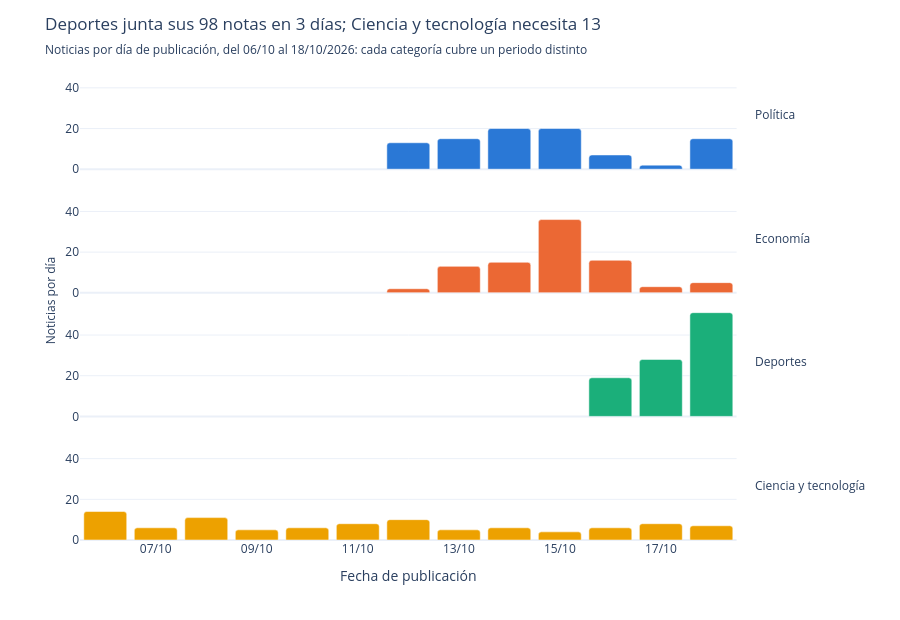

This figure's notebook cell:
### Code cell
por_dia = (df.groupby([df["fecha_dt"].dt.date.rename("fecha"), "etiqueta"])
             .size().reset_index(name="noticias"))
rango = df.groupby("etiqueta")["fecha_dt"].agg(desde="min", hasta="max", noticias="size")
rango["dias"] = (rango["hasta"].dt.normalize() - rango["desde"].dt.normalize()).dt.days + 1
rapida, lenta = rango["dias"].idxmin(), rango["dias"].idxmax()

# Un panel por categoría con el mismo eje de fechas, para comparar el periodo que cubre cada una
fig2 = px.bar(por_dia, x="fecha", y="noticias", color="etiqueta", facet_row="etiqueta",
              color_discrete_map=COLORES, category_orders={"etiqueta": ETIQUETAS},
              labels={"fecha": "Fecha de publicación", "noticias": "Noticias", "etiqueta": "Categoría"})
fig2.for_each_annotation(lambda a: a.update(text=ETIQ_LEGIBLE[a.text.split("=")[-1]], textangle=0,
                                            xanchor="left", x=1.005))
fig2.update_layout(height=620, showlegend=False, bargap=0.15, barcornerradius=3,
                   margin=dict(r=150), title=dict(
    text=(f"{ETIQ_LEGIBLE[rapida]} junta sus {rango.loc[rapida, 'noticias']} notas en "
          f"{rango.loc[rapida, 'dias']} días; {ETIQ_LEGIBLE[lenta]} necesita {rango.loc[lenta, 'dias']}"),
    subtitle=dict(text=(f"Noticias por día de publicación, del {df['fecha_dt'].min():%d/%m} al "
                        f"{df['fecha_dt'].max():%d/%m/%Y}: cada categoría cubre un periodo distinto"))))
fig2.for_each_yaxis(lambda ax: ax.update(title_text=""))
fig2.update_xaxes(tickformat="%d/%m", dtick=2 * 86_400_000)
fig2.add_annotation(text="Noticias por día", xref="paper", yref="paper", x=-0.06, y=0.5,
                    textangle=-90, showarrow=False)
fig2.show()
rango.assign(desde=rango["desde"].dt.strftime("%Y-%m-%d %H:%M"),
             hasta=rango["hasta"].dt.strftime("%Y-%m-%d %H:%M")).reindex(ETIQUETAS)

### Figure 1 — Plotly figure (JSON) as saved in the notebook; plotly's stock layout.template omitted (floating-point values rounded to 4 significant figures)
{"data": [{"hovertemplate": "Categoría=politica<br>Fecha de publicación=%{x}<br>Noticias=%{y}<extra></extra>", "legendgroup": "politica", "marker": {"color": "#2a78d6", "pattern": {"shape": ""}}, "name": "politica", "orientation": "v", "showlegend": true, "textposition": "auto", "type": "bar", "x": ["2026-10-12", "2026-10-13", "2026-10-14", "2026-10-15", "2026-10-16", "2026-10-17", "2026-10-18"], "xaxis": "x4", "y": [13, 15, 20, 20, 7, 2, 15], "yaxis": "y4"}, {"hovertemplate": "Categoría=economia<br>Fecha de publicación=%{x}<br>Noticias=%{y}<extra></extra>", "legendgroup": "economia", "marker": {"color": "#eb6834", "pattern": {"shape": ""}}, "name": "economia", "orientation": "v", "showlegend": true, "textposition": "auto", "type": "bar", "x": ["2026-10-12", "2026-10-13", "2026-10-14", "2026-10-15", "2026-10-16", "2026-10-17", "2026-10-18"], "xaxis": "x3", "y": [2, 13, 15, 36, 16, 3, 5], "yaxis": "y3"}, {"hovertemplate": "Categoría=deportes<br>Fecha de publicación=%{x}<br>Noticias=%{y}<extra></extra>", "legendgroup": "deportes", "marker": {"color": "#1baf7a", "pattern": {"shape": ""}}, "name": "deportes", "orientation": "v", "showlegend": true, "textposition": "auto", "type": "bar", "x": ["2026-10-16", "2026-10-17", "2026-10-18"], "xaxis": "x2", "y": [19, 28, 51], "yaxis": "y2"}, {"hovertemplate": "Categoría=ciencia_tecnologia<br>Fecha de publicación=%{x}<br>Noticias=%{y}<extra></extra>", "legendgroup": "ciencia_tecnologia", "marker": {"color": "#eda100", "pattern": {"shape": ""}}, "name": "ciencia_tecnologia", "orientation": "v", "showlegend": true, "textposition": "auto", "type": "bar", "x": ["2026-10-06", "2026-10-07", "2026-10-08", "2026-10-09", "2026-10-10", "2026-10-11", "2026-10-12", "2026-10-13", "2026-10-14", "2026-10-15", "2026-10-16", "2026-10-17", "2026-10-18"], "xaxis": "x", "y": [14, 6, 11, 5, 6, 8, 10, 5, 6, 4, 6, 8, 7], "yaxis": "y"}], "layout": {"annotations": [{"showarrow": false, "text": "Ciencia y tecnología", "textangle": 0, "x": 1.005, "xanchor": "left", "xref": "paper", "y": 0.1138, "yanchor": "middle", "yref": "paper"}, {"showarrow": false, "text": "Deportes", "textangle": 0, "x": 1.005, "xanchor": "left", "xref": "paper", "y": 0.3712, "yanchor": "middle", "yref": "paper"}, {"showarrow": false, "text": "Economía", "textangle": 0, "x": 1.005, "xanchor": "left", "xref": "paper", "y": 0.6288, "yanchor": "middle", "yref": "paper"}, {"showarrow": false, "text": "Política", "textangle": 0, "x": 1.005, "xanchor": "left", "xref": "paper", "y": 0.8862, "yanchor": "middle", "yref": "paper"}, {"showarrow": false, "text": "Noticias por día", "textangle": -90, "x": -0.06, "xref": "paper", "y": 0.5, "yref": "paper"}], "barcornerradius": 3, "bargap": 0.15, "barmode": "relative", "height": 620, "legend": {"title": {"text": "Categoría"}, "tracegroupgap": 0}, "margin": {"r": 150, "t": 60}, "showlegend": false, "title": {"subtitle": {"text": "Noticias por día de publicación, del 06/10 al 18/10/2026: cada categoría cubre un periodo distinto"}, "text": "Deportes junta sus 98 notas en 3 días; Ciencia y tecnología necesita 13"}, "xaxis": {"anchor": "y", "domain": [0.0, 0.98], "dtick": 172800000, "tickformat": "%d/%m", "title": {"text": "Fecha de publicación"}}, "xaxis2": {"anchor": "y2", "domain": [0.0, 0.98], "dtick": 172800000, "matches": "x", "showticklabels": false, "tickformat": "%d/%m"}, "xaxis3": {"anchor": "y3", "domain": [0.0, 0.98], "dtick": 172800000, "matches": "x", "showticklabels": false, "tickformat": "%d/%m"}, "xaxis4": {"anchor": "y4", "domain": [0.0, 0.98], "dtick": 172800000, "matches": "x", "showticklabels": false, "tickformat": "%d/%m"}, "yaxis": {"anchor": "x", "domain": [0.0, 0.2275], "title": {"text": ""}}, "yaxis2": {"anchor": "x2", "domain": [0.2575, 0.485], "matches": "y", "title": {"text": ""}}, "yaxis3": {"anchor": "x3", "domain": [0.515, 0.7425], "matches": "y", "title": {"text": ""}}, "yaxis4": {"anchor": "x4", "domain": [0.7725, 1.0], "matches": "y", "title": {"text": ""}}}}
